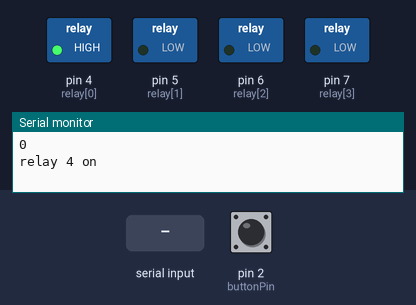
Bench run of a sketch on a simulated Arduino Uno, built with avr-gcc and run on an emulated ATmega328P. Parts: switched loads named in the sketch (green lamp = pin HIGH), the last lines printed to the serial monitor. Dashed ring = blinking. The test bench sets the inputs (shaded band); at power-on: pin 2 (buttonPin) LOW.

Above: at 1.2 s.
1.3 s: "b" received over Serial
4.8 s: "a" received over Serial
At 6.3 s:
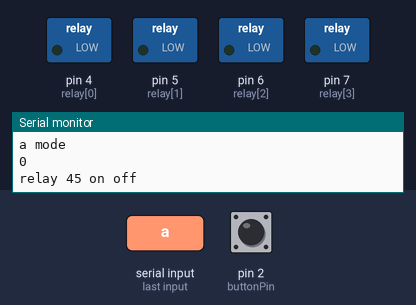
8.3 s: "c" received over Serial
At 9.96 s:
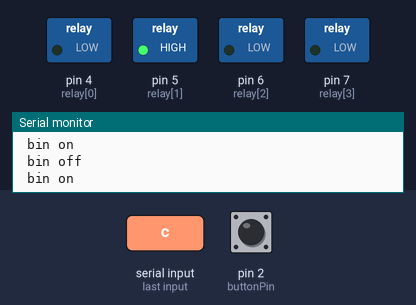
11.8 s: pin 2 (buttonPin) pulled HIGH for 0.15 s
At 12.5 s:
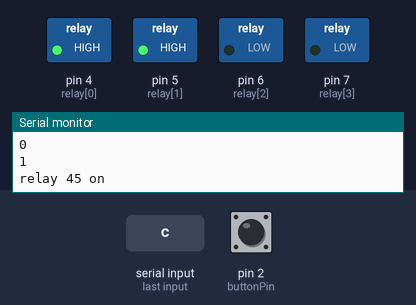
Timing chart, 0 to 20.1 s (numbered marks = the images above; inputs shaded):
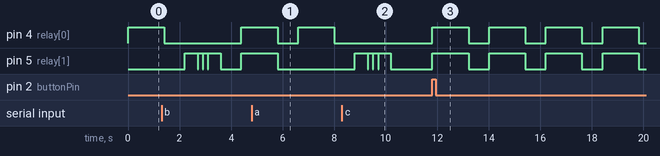

Measured:
- after the input at 4.8 s, pin 5 (relay[1]): goes on until 5.8 s, then stays LOW
- after the input at 8.3 s, pin 4 (relay[0]): stays LOW (without the input it goes to HIGH after 2.7 s)
- after the input at 11.8 s, pin 4 (relay[0]), pin 5 (relay[1]): alternates HIGH for 1.4 s and LOW for 0.80 s, starting at once

The sketch:

my_test_two_channle.ino
```cpp
//power test (power plus relay)

int t1 = 1400; //set delay(on) time
int t2 = 800; //set delay(off) time
int relay[] = {4, 5, 6, 7}; // set relay pin
int ssr = 3; // set ssr pin
char text, mode;
int buttonPin = 2, buttonState;    // the number of the pushbutton pin

void setup() {
  Serial.begin(9600);//turn the switch OFF,cause its low trigger
  pinMode(relay[0], OUTPUT);
  pinMode(relay[1], OUTPUT);
  pinMode(relay[2], OUTPUT);
  pinMode(relay[3], OUTPUT);
  digitalWrite(relay[0], LOW);
  digitalWrite(relay[1], LOW);
  digitalWrite(relay[2], LOW);
  digitalWrite(relay[3], LOW);
  pinMode(ssr, OUTPUT);
  digitalWrite(ssr, LOW);
  mode = 'a';
  pinMode(buttonPin, INPUT);
}
void loop() {
  buttonState = digitalRead(buttonPin);
  Serial.println(buttonState);
  if (buttonState == HIGH) {
    mode = 'b';
  }
  if (Serial.available() > 0) {
    text = Serial.read();
    //Serial.println(text);
    if (text == 'a') {
      mode = text;
      //Serial.println("SSR on");
      //digitalWrite(ssr, HIGH);
    }
    if (text == 'b') {
      mode = text;
      //Serial.println("SSR on");
      //digitalWrite(ssr, HIGH);
    }
    if (text == 'c') {
      mode = text;
      //Serial.println("SSR Off");
      //digitalWrite(ssr, LOW);
      OFF();
    }
  }
  if (mode == 'a') {
    CH1(); //4
    CH2(); //5 bin
    Serial.println("a mode");
  }
  if (mode == 'b') {
    CH3();
    Serial.println("b mode");
  }
}

void CH1() { //channle1 mode
  Serial.print("relay "); Serial.print(relay[0]);
  Serial.print(" on");
  digitalWrite(relay[0], HIGH);
  delay(t1);
  Serial.println(" off");
  digitalWrite(relay[0], LOW);
  delay(t2);
}
void CH2() { //channle12 mode
  Serial.print("relay "); Serial.print(relay[1]);
  Serial.println(" on");
  digitalWrite(relay[1], HIGH);
  delay(500);
  for (int i = 0; i < 3; i++) {
    Serial.println(" bin off");
    digitalWrite(relay[1], LOW);
    delay(20);
    Serial.println(" bin on");
    digitalWrite(relay[1], HIGH);
    delay(180);
  }
  delay(300);
  Serial.println("relay off");
  digitalWrite(relay[1], LOW);
  delay(t2);
}
void CH3() { //channle3 mode
  Serial.print("relay "); Serial.print(relay[0]); Serial.print(relay[1]);
  Serial.print(" on");
  digitalWrite(relay[0], HIGH);
  digitalWrite(relay[1], HIGH);
  delay(t1);
  Serial.println(" off");
  digitalWrite(relay[0], LOW);
  digitalWrite(relay[1], LOW);
  delay(t2);
}
void OFF() { //SSR off mode
  Serial.println("relay off");
  digitalWrite(relay, LOW);
}
```
